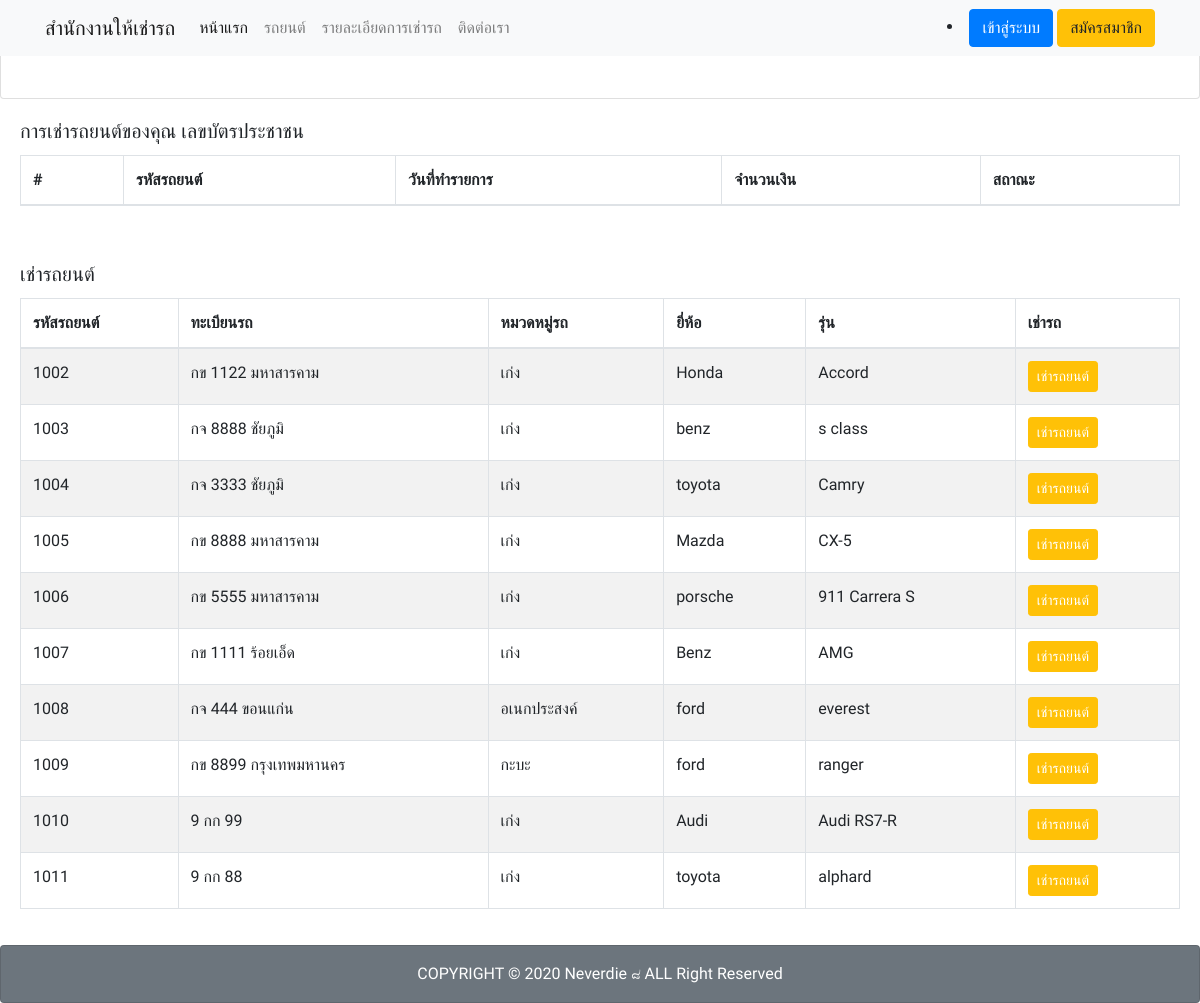
Page /rental.php on the committed database.
### tables this page shows
CREATE TABLE `cars` (
  `id` int(11) NOT NULL,
  `carid` int(11) NOT NULL,
  `carreg` varchar(255) NOT NULL,
  `category` varchar(255) NOT NULL,
  `brand` varchar(255) NOT NULL,
  `gen` varchar(255) NOT NULL,
  `status` varchar(255) NOT NULL
);

### rental.php (the view, shortened to what this page needs)
<?php
  include_once('php/connect.php');
  $first_name = $_SESSION['first_name'];
  $idcard = $_SESSION['idcard'];
?>
<!DOCTYPE html>
<html lang="en">
<head>
    <link rel="stylesheet" href="node_modules/bootstrap/dist/css/bootstrap.min.css">
</head>
<body>
    <?php include_once('includes/navbar.php') ?>
  <div class="content-wrapper">
    <section class="content">
        <div class="card-body">
          <table id="dataTable" class="table table-bordered table-striped">
										<thead>
                      <h5 class="card-title">การเช่ารถยนต์ของคุณ <?php echo $first_name;?> เลขบัตรประชาชน <?php echo $idcard;?></h5>
											<tr>
												<th scope="col">#</th>
												<th scope="col">รหัสรถยนต์</th>
												<th scope="col">วันที่ทำรายการ</th>
												<th scope="col">จำนวนเงิน</th>
												<th scope="col">สถาณะ</th>
											</tr>
										</thead>
          </table>
        </div>
      </div>
        <?php
          $sql = "SELECT * FROM `cars`WHERE `status`=1";
          $result = $conn->query($sql);
        ?>
        <div class="card-body">
          <table id="dataTable" class="table table-bordered table-striped">
            <thead>
            <h5 class="card-title">เช่ารถยนต์</h5>
            <tr>
              <th scope="col">รหัสรถยนต์</th>
              <th scope="col">ทะเบียนรถ</th>
              <th scope="col">หมวดหมู่รถ</th>
              <th scope="col">ยี่ห้อ</th>
              <th scope="col">รุ่น</th>
              <th scope="col">เช่ารถ</th>
            </tr>
            </thead>
            <tbody>
            <?php
            while ($row = $result->fetch_assoc()) {
              ?>
              <tr>
                <td><?php echo $row['carid']; ?></td>
                <td><?php echo $row['carreg']; ?></td>
                <td><?php echo $row['category']; ?></td>
                <td><?php echo $row['brand']; ?></td>
                <td><?php echo $row['gen']; ?></td>
                <td>
                <a href="rentel_form.php?id=<?php echo $row['id']; ?>" class="btn btn-sm btn-warning text-white">
                  <i class="fas fa-edit"></i>เช่ารถยนต์
                </a>
                </td>
              </tr>
            <?php } ?>
            </tbody>
          </table>
        </div>
    <?php include_once('includes/footer.php') ?>
</body>
</html>

### rental.php (style rules this page uses)
body,section { font-family: 'Prompt', sans-serif; }

### rows in the picture
cars: carid "1002", carreg "กข 1122 มหาสารคาม", category "เก่ง", brand "Honda", gen "Accord"
cars: carid "1003", carreg "กจ 8888 ชัยภูมิ", category "เก่ง", brand "benz", gen "s class"
cars: carid "1004", carreg "กจ 3333 ชัยภูมิ", category "เก่ง", brand "toyota", gen "Camry"
cars: carid "1005", carreg "กข 8888 มหาสารคาม", category "เก่ง", brand "Mazda", gen "CX-5"
cars: carid "1006", carreg "กข 5555 มหาสารคาม", category "เก่ง", brand "porsche", gen "911 Carrera S"
cars: carid "1007", carreg "กข 1111 ร้อยเอ็ด", category "เก่ง", brand "Benz", gen "AMG"
cars: carid "1008", carreg "กจ 444 ขอนแก่น", category "อเนกประสงค์", brand "ford", gen "everest"
cars: carid "1009", carreg "กข 8899 กรุงเทพมหานคร", category "กะบะ", brand "ford", gen "ranger"
cars: carid "1010", carreg "9 กก 99", category "เก่ง", brand "Audi", gen "Audi RS7-R"
cars: carid "1011", carreg "9 กก 88", category "เก่ง", brand "toyota", gen "alphard"
